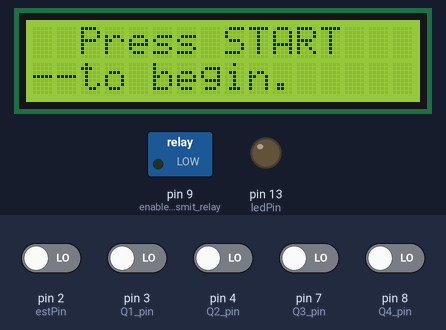
The sketch below on a simulated Arduino Uno, built with avr-gcc and run on an emulated ATmega328P. Shown: 16×2 character LCD, switched loads named in the sketch (green lamp = pin HIGH), output pins drawn as LEDs (lit = HIGH). Inputs (shaded band) come from the test bench; at power-on: pin 2 (estPin), pin 3 (Q1_pin), pin 4 (Q2_pin), pin 7 (Q3_pin), pin 8 (Q4_pin) LOW.

Above: at 1.2 s.
1.3 s: pin 2 (estPin) driven HIGH
At 2.3 s:
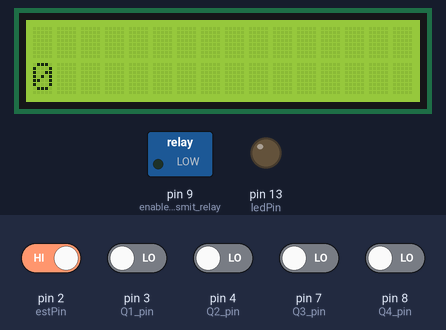
At 3.8 s:
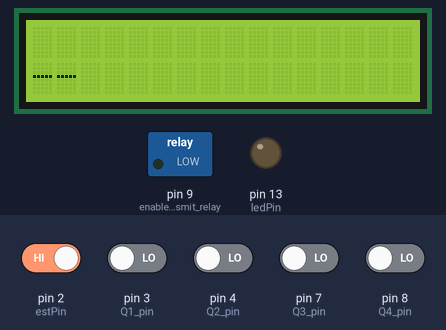
Timing chart, 0 to 5.3 s (numbered marks = the images above; inputs shaded):
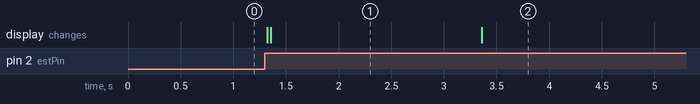

The sketch:

Project_Code_2024_02_17_0400.ino
```cpp
#include <LiquidCrystal_I2C.h> // library for LCD

#include "phoneticAlphabet.h"

const byte ledPin = 13;
const byte estPin = 2;
const byte interruptPin = 5;

const int bufferSize = 10;
const int bufferSizePlusOne = bufferSize + 1;

// defining constants for Q digital pin numbers
const byte Q1_pin = 3;
const byte Q2_pin = 4;
const byte Q3_pin = 7;
const byte Q4_pin = 8;


// action states for interrupts
volatile byte state = LOW;
volatile boolean actionState = LOW;

// variable for adjustable time delay
const int tdelayadjustable = 30;


// declare variables for decoding
volatile bool Q1_state;
volatile bool Q2_state;
volatile bool Q3_state;
volatile bool Q4_state;

volatile int decimal_value;

String digit_string;

// define variable for buffer

char buffer[bufferSize];

// the buffer position starts at 0, and it gets incremented every time a character is added to the buffer

int bufferPosition = 0;


// fifteen second counter
// this counter starts at 0 and goes until the count is high enough for 15 seconds
// this counter is for the refreshing of the buffer to clear itself after around
// 15 seconds to "forget" the user input after a certain amount of time
int fifteenSecondCounter = 0;


LiquidCrystal_I2C lcd(0x27,16,2);  // I2C address of LCD chip is 0x27. LCD is 16 chars and 2 lines.

void speak(char* msg) {
  Serial.write(0xFD);
  Serial.write((byte)0x0);
  Serial.write(2 + strlen(msg));
  Serial.write(0x01);
  Serial.write((byte)0x0);
  Serial.write(msg);
}

// busy ISR

void busy() {
  state = !state;
  digitalWrite(ledPin, state);
}

// functions to implement the buffer
// buffer needs to be cleared 1) after every certain amount of time, and 2) every time the user enters a "#" sign
void clearBuffer() {
  for (int i = 1; i < bufferSize; i++) {
    buffer[i] = '-'; // dash will be the empty character for a character in the buffer

    // reset the buffer position to 0
    bufferPosition = 0;


  }

}

void addCharToBuffer(char charToAdd) {
  if (charToAdd == "#") {
    clearBuffer();
    buffer[bufferPosition] = "#";

  }
  else {
    buffer[bufferPosition] = charToAdd;
  }

  // increment the buffer position
  bufferPosition++;

}


void setup() {
  // set input pins
  pinMode(3, INPUT);     // Q1 from DTMF chip
  pinMode(estPin, INPUT);     // ESt from DTMF chip
  pinMode(4, INPUT);     // Q2 from DTMF chip
  pinMode(7, INPUT);     // Q3 from DTMF chip
  pinMode(8, INPUT);     // Q4 from DTMF chip

  pinMode(9, OUTPUT);   // enable transmit relay

  pinMode(ledPin, OUTPUT);
  pinMode(interruptPin, INPUT_PULLUP);

  // attach interrupt to speech synthesis chip pin
  //attachInterrupt(digitalPinToInterrupt(interruptPin), busy, CHANGE);

  // attach interrupt to ESt pin for DTMF decoding
  attachInterrupt(digitalPinToInterrupt(estPin), decodeDTMF, RISING);


  Serial.begin(4800);

  // set output pins
  //pinMode(6, OUTPUT);    // Speaker
  //pinMode(7, OUTPUT);    // GREEN LED indicator
  //pinMode(8, OUTPUT);    // RED LED indicator

  // LCD setup
  lcd.init();
  lcd.clear();
  lcd.backlight();      // Make sure backlight is on

  // Print a message on both lines of the LCD.
  lcd.setCursor(2,0);   // Set cursor to character 2 on line 0
  lcd.print("Press START");
  lcd.setCursor(2,1);   // Move cursor to character 2 on line 1
  lcd.print("to begin.");
}

String returnBufferContents() {

  char bufferPlusTerminator[bufferSizePlusOne];

  for (int i = 0; i < bufferSize; i++) {
    bufferPlusTerminator[i] = buffer[i];
  }

  bufferPlusTerminator[bufferSize] = '\0';

  return String(bufferPlusTerminator);

}

void loop() {

//      // DTMF Decoding Code
//
//      // wait the adjustable time delay
//      // delay(tdelayadjustable);
//
//
//        bool ESt_state = digitalRead(3);
//
//      bool Q1_state = digitalRead(2);
//      bool Q2_state = digitalRead(4);
//      bool Q3_state = digitalRead(7);
//      bool Q4_state = digitalRead(8);
//
//      // Calculate the decimal value
//      int decimal_value = 0;
//      if (Q4_state) decimal_value += 8; // Q4 represents 8
//      if (Q3_state) decimal_value += 4; // Q3 represents 4
//      if (Q2_state) decimal_value += 2; // Q2 represents 2
//      if (Q1_state) decimal_value += 1; // Q1 represents 1
//
//      // Convert the decimal value to a string and send it over serial
//      String digit_string = String(decimal_value);
//
//      // LCD code, print the string of digits onto the LCD display
//
//      lcd.clear();
//      lcd.setCursor(0,0);
//      lcd.print(digit_string);
      lcd.setCursor(0, 1);
      //lcd.print(ESt_state);

      lcd.print("--");

      delay(100); // pause for 0.2 s (200 ms)


      // Speech Synthesis Chip code

      // digitalWrite(9, HIGH);
      // speak("[x0][t6][v8][s6][m51][g2][h2][n1]K 3 A U K Testing.");
      // delay(3000);
      // digitalWrite(9, LOW);
      // delay(5000);

      if (actionState == HIGH) {

        lcd.clear();

        lcd.setCursor(0,0);
        lcd.print(returnBufferContents());


        // DTMF Decoding Code

        // wait the adjustable time delay
        delay(tdelayadjustable);


        //bool ESt_state = digitalRead(3);

        Q1_state = digitalRead(Q1_pin);
        Q2_state = digitalRead(Q2_pin);
        Q3_state = digitalRead(Q3_pin);
        Q4_state = digitalRead(Q4_pin);

        // Calculate the decimal value
        decimal_value = 0;
        if (Q4_state) decimal_value += 8; // Q4 represents 8
        if (Q3_state) decimal_value += 4; // Q3 represents 4
        if (Q2_state) decimal_value += 2; // Q2 represents 2
        if (Q1_state) decimal_value += 1; // Q1 represents 1

        // Convert the decimal value to a string and send it over serial
        digit_string = String(decimal_value);

        // LCD code, print the string of digits onto the LCD display

        lcd.setCursor(0,1);
        lcd.print(digit_string);

        // add the digit as a CHAR onto the buffer
        addCharToBuffer(char(decimal_value));


        delay(2000); // pause for 2 s (2000 ms)

        actionState = LOW;

      }

      // increment the fifteen second counter by one
      fifteenSecondCounter++;

      // check if the fifteen seconds has passed yet
      // loop delays by 100 ms each time, so the time has reached 15 seconds when the count has reached 150
      if (fifteenSecondCounter >= 150) {
        fifteenSecondCounter = 0;
        clearBuffer();

      }


}

// decodeDTMF ISR

void decodeDTMF() {
//      // change action state of interrupt for decodeDTMF
        actionState = !actionState;
//
//


}
```

phoneticAlphabet.h
```cpp
#define A "Alpha "
#define B "Bravo "
#define C "Charlie "
#define D "Delta "
#define E "Echo "
#define F "Foxtrot "
#define G "Golf "
#define H "Hotel "
#define I "India "
#define J "Juliet "
#define K "Kilo "
#define L "Lima "
#define M "Mike "
#define N "November "
#define O "Oscar "
#define P "Papa "
#define Q "Quebec "
#define R "Romeo "
#define S "Sierra "
#define T "Tango "
#define U "Uniform "
#define V "Victor "
#define W "Whiskey "
#define X "X-Ray "
#define Y "Yankee "
#define Z "Zulu "
```

Measured:
- after the input at 1.3 s, the display: first changes at once (image 1 shows a later state)
- what the display in image 1 shows lasts 2.0 s, from 1.4 s to 3.4 s
